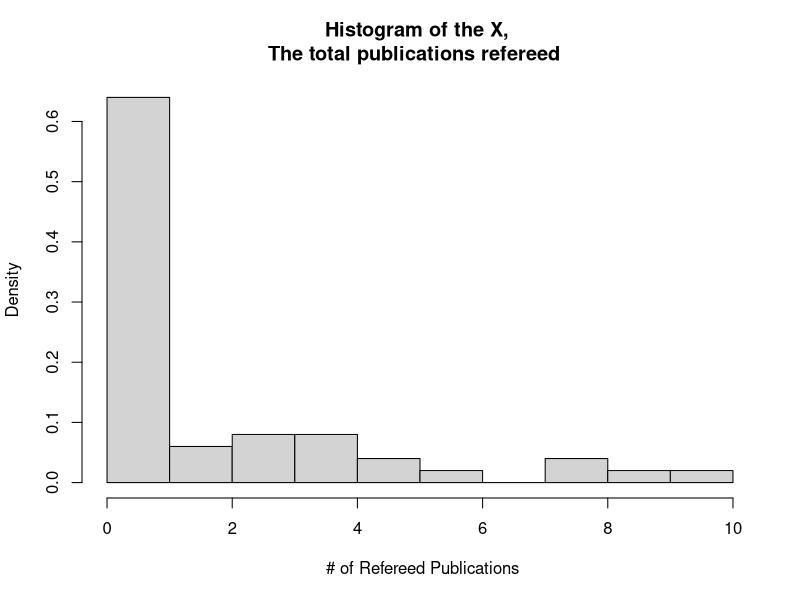

The R source for this figure:
#####Vivek Kumar Gupta . 9/11/2017 Stats 607 Homework assigment 2. 
####2.6 , Sharon Lohr.

N=807
n=50
refereed = c(0,1,2,3,4,5,6,7,8,9,10)
nfaculty = c(28,4,3,4,4,2,1,0,2,1,1)

raw = c(rep(0,28),rep(1,4),rep(2,3),rep(3,4),rep(4,4)
        ,rep(5,2),rep(6,1),rep(7,0),rep(8,2),rep(9,1),rep(10,1))

#a)
hist(raw, nclass = 11, freq = F, xlab =" # of Refereed Publications"
     , ylab = "Density" , main = "Histogram of the X, \n The total publications refereed   ")


#b)  

(y_bar =mean(raw))
#Estimate of the mean = 1.78 
sd_est = sd(raw)
f= n/N
fpc=1-f

(se_bar = sqrt((sd_est/(n))*fpc))
#Estimate of the SE = 0.2243

#c
(((sum((raw - y_bar)^3))/(n* sd_est))^2)*25 + 28




